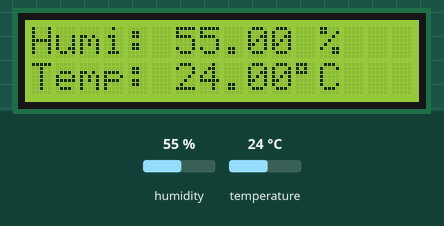
This sketch was run on a simulated Arduino Uno, built with avr-gcc and run on an emulated ATmega328P. On the bench: 16×2 character LCD. The inputs (shaded band) are chosen by the test bench; at power-on: humidity 55 %, temperature 24 °C. The modem accepts every AT command (registered, SIM ready, sends succeed) and sends nothing else; what the sketch prints to the serial monitor is not drawn.

Above: at 20.0 s.
20.1 s: humidity set to 22 %
At 22.2 s:
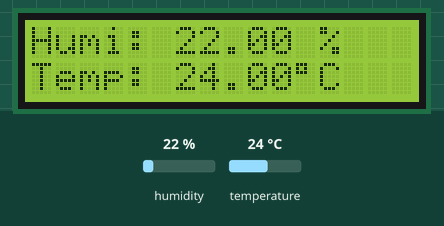
22.5 s: temperature set to 12 °C
At 24.2 s:
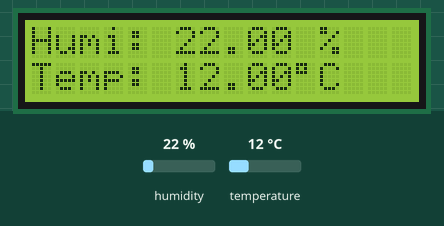
24.5 s: humidity set to 40 %
At 26.3 s:
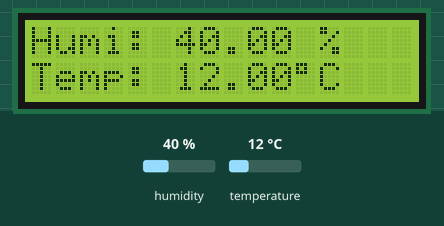
26.6 s: temperature set to 19 °C
At 28.7 s:
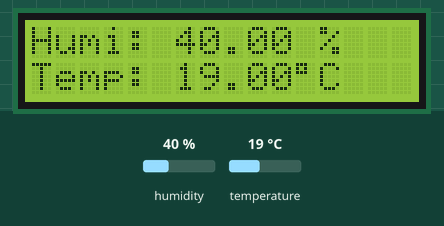
Timing chart, 0 to 29.7 s (numbered marks = the images above; inputs shaded):
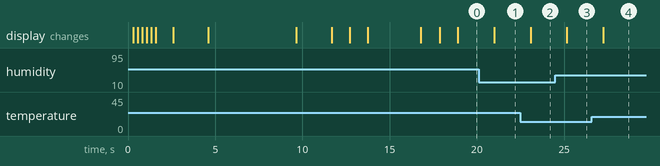

Measured:
- after the input at 20.1 s, the display: changes after 0.90 s (image 1)
- after the input at 22.5 s, the display: changes after 0.58 s (image 2)
- after the input at 24.5 s, the display: changes after 0.67 s (image 3)
- after the input at 26.6 s, the display: changes after 0.65 s (image 4)

The sketch:

ESP-01S_006_ATcmdChk-AP-DHT-LCD.ino
```cpp
#include "DHT.h"
#include "LiquidCrystal_I2C.h"
#include <SoftwareSerial.h>
#include <Wire.h>

#define BAUD_SERIAL   9600
#define BAUD_ESP8266  9600

#define PRINT_DHT_SERIAL    false
#define PRINT_DHT_LCD       true
#define PRINT_WiFi_SERIAL   true
#define PRINT_WiFi_LCD      true

// 設定 LCD I2C 位址
LiquidCrystal_I2C LCD1602(0x27, 2, 1, 0, 4, 5, 6, 7, 3, POSITIVE);

#define PIN_DHT   5     // D5 connected to the DHT11
#define DHTTYPE   DHT11
DHT DHT_SENSOR(PIN_DHT, DHTTYPE);

#define PIN_RX    3     // D3 -> ESP TX,
#define PIN_TX    2     // D2 -> ESP RX,
SoftwareSerial ESP8266(PIN_RX, PIN_TX);

void setup()
{
  lcd_setting();

  String mesg = "Arduino...Ok";
  Serial.begin(BAUD_SERIAL);
  Serial.println(mesg);

  LCD1602.clear();
  LCD1602.setCursor(0, 0); LCD1602.print(mesg);
  delay(1000);

  mesg = "DHT...Ok";
  DHT_SENSOR.begin();
  Serial.println(mesg);

  wifi_setting();
}

void loop()
{
  float h = DHT_SENSOR.readHumidity();
  float t = DHT_SENSOR.readTemperature();
  if (PRINT_DHT_SERIAL) printMonitor(h, t);
  if (PRINT_DHT_LCD)    printLCD(h, t);
  delay(1000);
}

void lcd_setting()
{
  // 初始化 LCD，一行 16 的字元，共 2 行，預設開啟背光
  LCD1602.begin(16, 2);

  // 閃爍三次
  for(int i = 0; i < 3; i++) {
    LCD1602.backlight(); // 開啟背光
    delay(250);
    LCD1602.noBacklight(); // 關閉背光
    delay(250);
  }
  LCD1602.backlight();

  // 輸出初始化文字
  LCD1602.setCursor(0, 0); // 設定游標位置在第一行行首
  LCD1602.print("LCD...OK!");
  delay(1000);
}

void wifi_setting()
{
  Serial.println("\nESP8266 setup start ...");

  ESP8266.begin(BAUD_ESP8266);
  sendATcmd("AT+GMR\r\n",            1000);
  sendATcmd("AT+RST\r\n",            5000);
  sendATcmd("AT+CWMODE=2\r\n",       2000);
  sendATcmd("AT+CWMODE?\r\n",        1000);
  sendATcmd("AT+CIPMUX=1\r\n",       1000);
  sendATcmd("AT+CIPSERVER=1,80\r\n", 3000);
  sendATcmd("AT+CIFSR\r\n",          1000);

  Serial.println("\r\nESP8266 setup finished ...");
  delay(1000);
}

void printMonitor(float h, float t)
{
  String outstr = "Humi = " + String(h) + " %"
                +",\tTemp = " + String(t) + "°C ";
  Serial.println(outstr);
}

void printLCD(float h, float t)
{
  String row1 = "Humi: " + String(h) + " %";

  // '°' = (char)223
  String unit = String((char)223) + "C";
  String row2 = "Temp: " + String(t) + unit;

  LCD1602.clear();
  LCD1602.setCursor(0, 0); LCD1602.print(row1);
  LCD1602.setCursor(0, 1); LCD1602.print(row2);
}

void sendATcmd(char *cmd, unsigned int delay)
{
  ESP8266.print(cmd);
  unsigned long timeout = millis() + delay;
  while(millis() < timeout ) {} // NOP

  String response = "";
  while (ESP8266.available()) {
    char ch = ESP8266.read();
    response += ch;
  };
  if (PRINT_WiFi_SERIAL) Serial.print(response);

  if (PRINT_WiFi_LCD) {
    String cmdstr((char*)cmd);
    cmdstr.trim();

    String result = response;
    result.replace(cmdstr, "");
    result.replace("OK", "");
    result = result.substring(0, 16);
    result.trim();
    if (result.length() == 0) result = "OK";

    Serial.println("\r\nCommand: '" + cmdstr + "'");
    Serial.println("Result: '" + result + "'");
    Serial.println();

    LCD1602.clear();
    LCD1602.setCursor(0, 0); LCD1602.print(cmdstr);
    LCD1602.setCursor(0, 1); LCD1602.print(result);
  }
}
```
